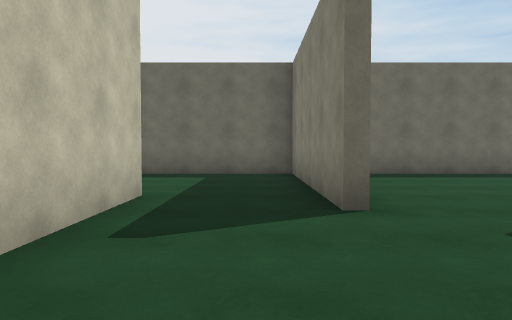
[1] (above)

24 first-person views from a walk through a Unity game level. The camera is 1.2 m above the floor, tilts 2° down and sees 70° across. The floor is counted in squares, 2 m on a side. Each view is taken from the middle of a square. On the plan, view 1 faces up. The plan holds only what a view shows up to about 10 squares ahead; the rest is blank. Surface patterns are stand-ins for the level's own textures.

[2]
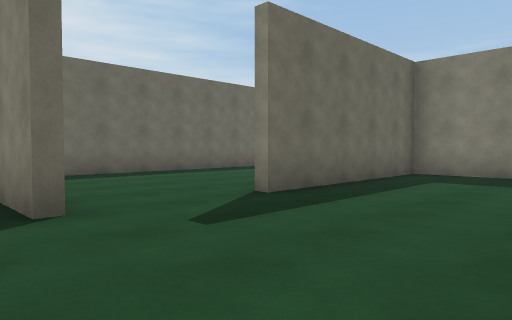

[3]
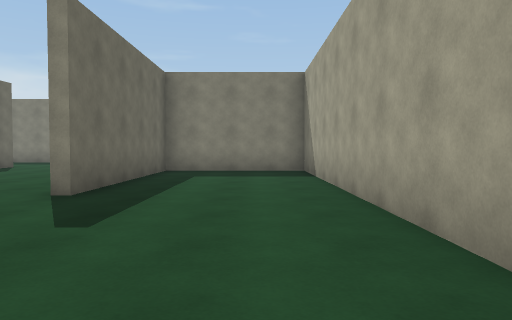

[4]
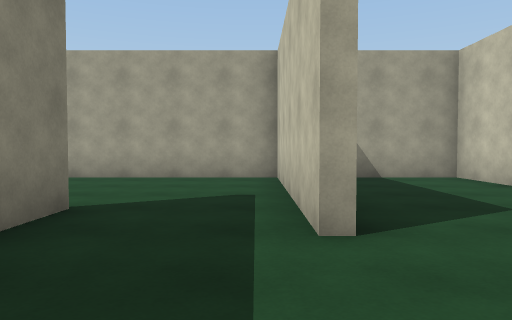

[5]
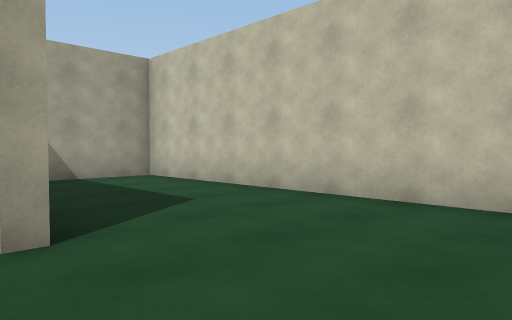

[6]
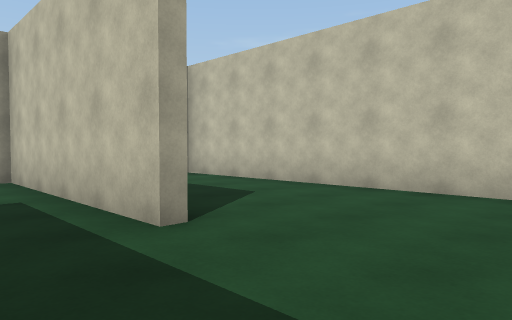

[7]
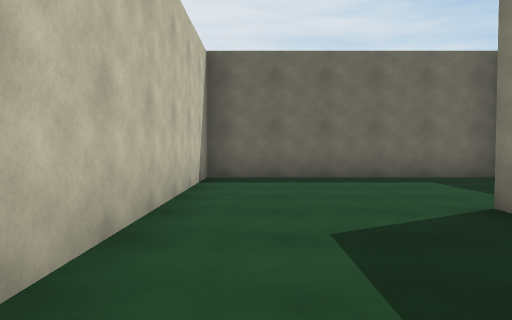

[8]
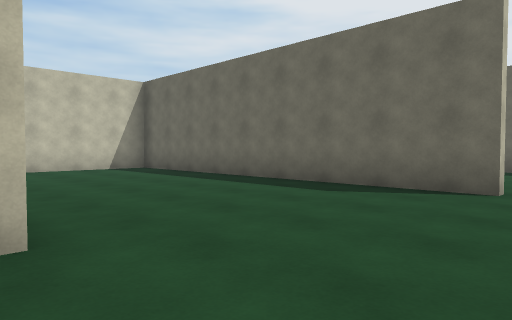

[9]
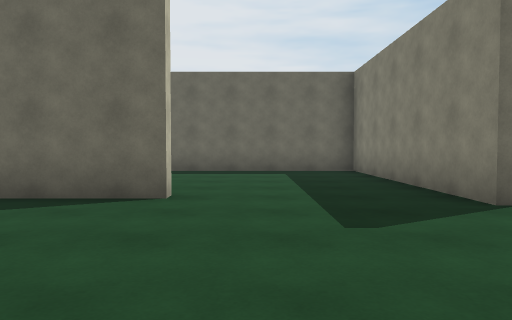

[10]
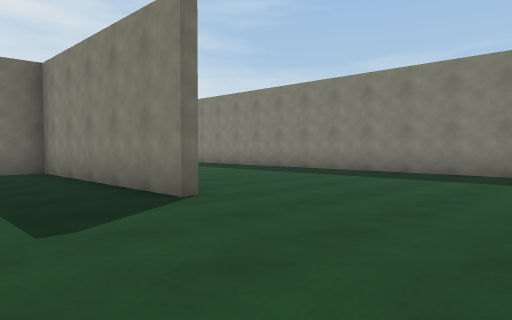

[11]
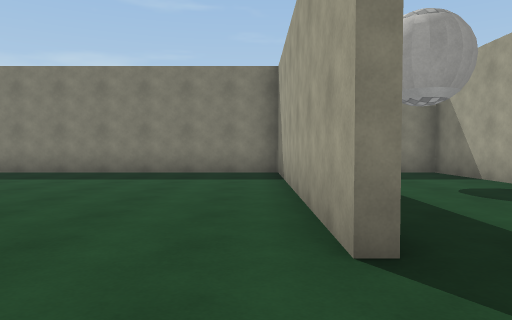

[12]
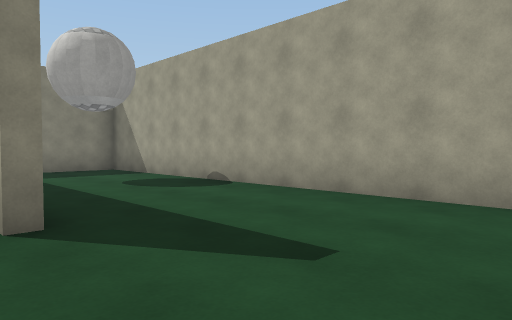

[13]
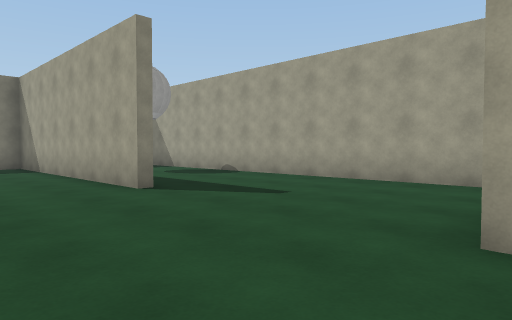

[14]
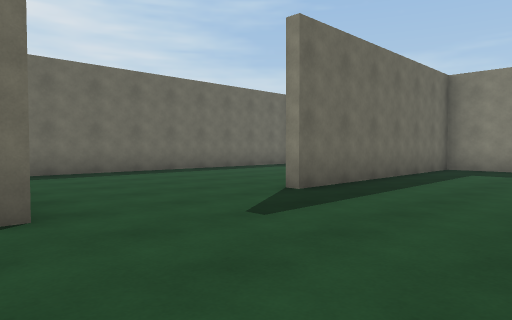

[15]
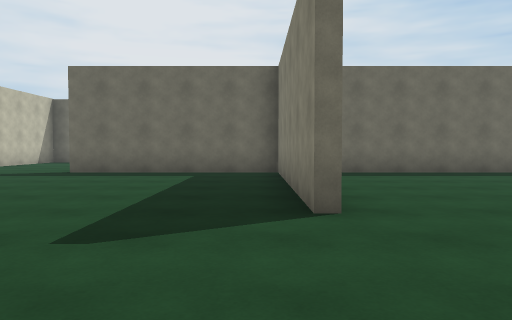

[16]
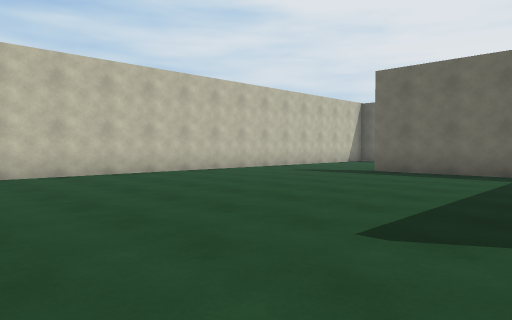

[17]
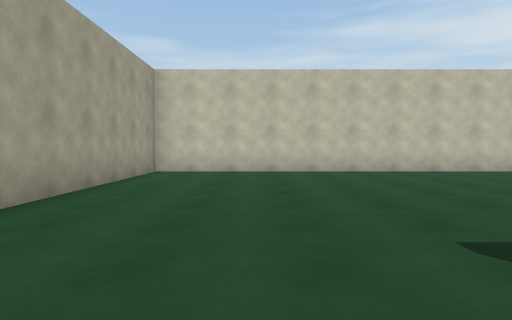

[18]
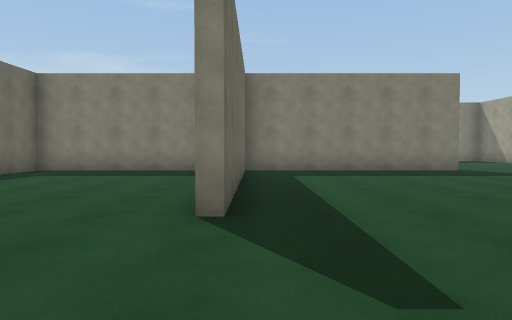

[19]
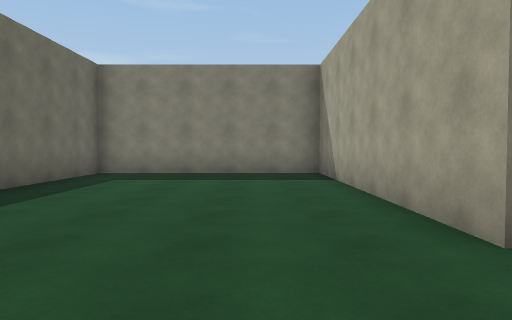

[20]
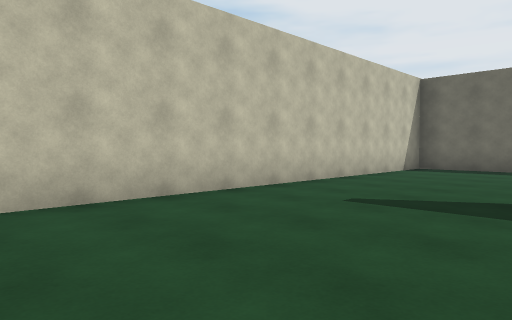

[21]
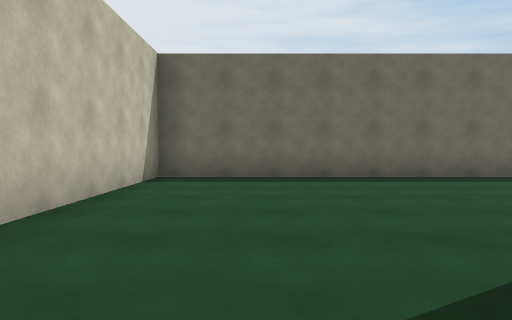

[22]
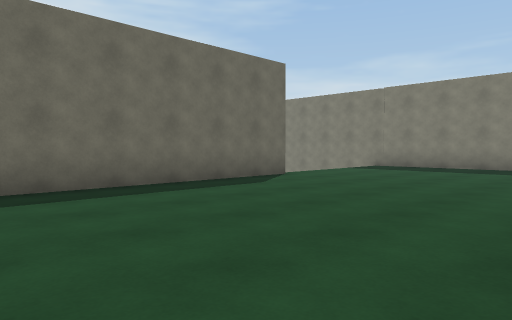

[23]
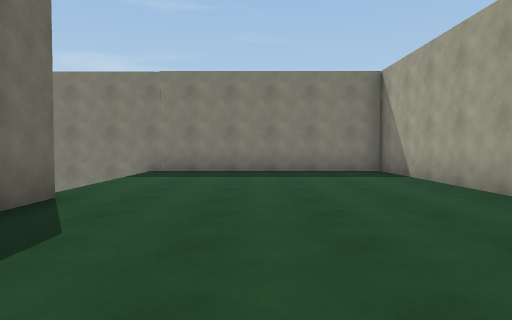

[24]
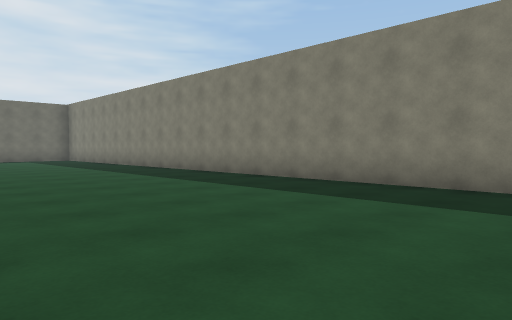

### Floor plan
Points are (right, up) in squares from view 1. A wall is a line through its corners. A room is listed if a view was taken in it or the views show most of it. See-through windows are left out.
Room 1 (views 1, 2, 3)
walls: (-1.4, 3.4) (-1.4, -0.2) (8.2, -0.2) (8.2, 3.3) (3.5, 3.3)
ways out: opening at (-0.5, 4) to room 2; opening at (2.5, 4.5) to room 3
Room 2 (views 4, 5, 6, 7)
walls: (-1.4, 4.6) (-1.4, 3.4); (0.8, 3.4) (0.8, 8.3) (-5, 8.3) (-5, -0.2) (-2.9, -0.2)
ways out: opening at (-0.5, 4) to room 1
Room 3 (views 8, 9, 10, 11, 12, 13, 14, 15, 16, 17, 18, 19, 20, 21, 22, 23, 24)
walls: (7.1, 13.5) (13.5, 13.5) (13.5, 18.6) (5, 18.6); (3.5, 13.2) (3.5, 18.4); (10, 8.3) (2.1, 8.3); (3.6, 18.6) (-1.5, 18.6); (3.4, 18.9) (8.2, 18.9) (8.2, 27.1); (13.5, 7.6) (13.5, 13.3) (7.1, 13.3); (1.1, 7.2) (1.1, 5.2); (3.4, 24.4) (-5, 24.4) (-5, 8.5) (0.5, 8.5); (12.9, 3.5) (19.6, 3.5) (19.6, 15.5); (9.4, -0.2) (19.6, -0.2) (19.6, 1.5)
ways out: opening at (2.5, 4.5) to room 1

Where each view was taken, in squares from view 1:
view 1: 0 up, 0 right, facing up
view 2: 0 up, 0 right, facing up-right
view 3: 1 up, 1 left, facing right
view 4: 7 up, 1 left, facing down
view 5: 7 up, 1 left, facing down-left
view 6: 7 up, 0 right, facing down-left
view 7: 1 up, 4 left, facing up
view 8: 3 up, 11 right, facing up-left
view 9: 4 up, 11 right, facing up
view 10: 4 up, 11 right, facing up-right
view 11: 4 up, 11 right, facing right
view 12: 4 up, 10 right, facing down-right
view 13: 6 up, 8 right, facing down-right
view 14: 10 up, 3 right, facing up-right
view 15: 10 up, 3 right, facing up
view 16: 10 up, 3 right, facing up-left
view 17: 11 up, 4 right, facing left
view 18: 13 up, 4 right, facing right
view 19: 15 up, 5 right, facing right
view 20: 14 up, 1 left, facing up-left
view 21: 17 up, 3 left, facing up
view 22: 19 up, 3 left, facing up-right
view 23: 22 up, 1 left, facing right
view 24: 7 up, 14 right, facing up-right
